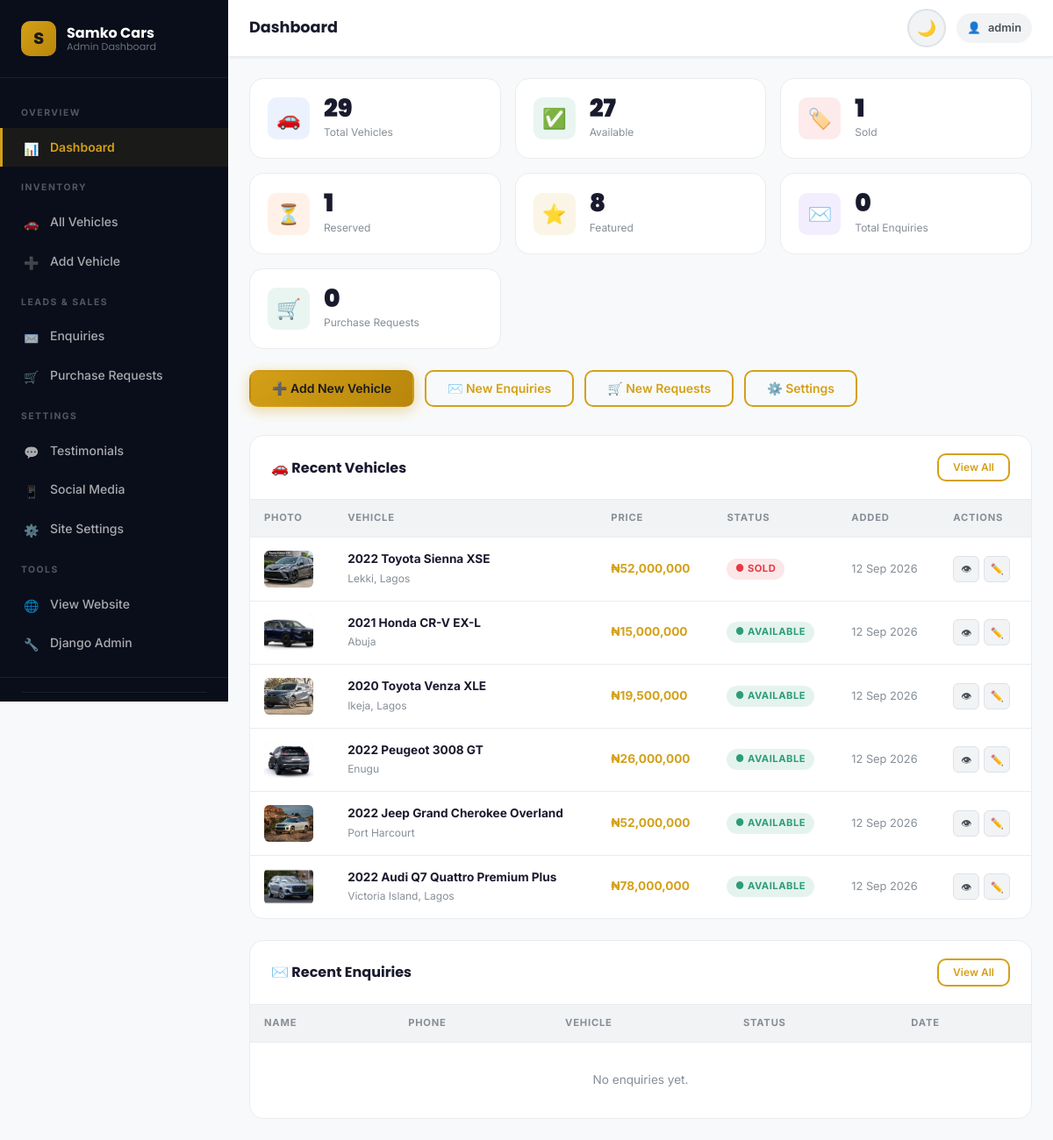
Page /admin-panel/ (signed in) on the committed database.
### apps/cars/models.py (models this page shows, shortened)
class Car(models.Model):
    CONDITION_CHOICES = [
        ('foreign_used', 'Foreign Used (Tokunbo)'),
        ('nigerian_used', 'Nigerian Used'),
        ('brand_new', 'Brand New'),
    ]
    TRANSMISSION_CHOICES = [
        ('automatic', 'Automatic'),
        ('manual', 'Manual'),
        ('cvt', 'CVT'),
        ('other', 'Other'),
    ]
    FUEL_CHOICES = [
        ('petrol', 'Petrol'),
        ('diesel', 'Diesel'),
        ('hybrid', 'Hybrid'),
        ('electric', 'Electric'),
    ]
    BODY_CHOICES = [
        ('suv', 'SUV'),
        ('sedan', 'Sedan'),
        ('coupe', 'Coupe'),
        ('pickup', 'Pickup Truck'),
        ('hatchback', 'Hatchback'),
        ('convertible', 'Convertible'),
        ('van', 'Van / Minivan'),
        ('wagon', 'Station Wagon'),
    ]
    STATUS_CHOICES = [
        ('available', 'Available'),
        ('reserved', 'Reserved'),
        ('sold', 'Sold'),
    ]
    make = models.CharField(max_length=80, db_index=True)
    model = models.CharField(max_length=100, db_index=True)
    year = models.PositiveIntegerField(db_index=True)
    price = models.DecimalField(max_digits=14, decimal_places=2, db_index=True, help_text="Price in Nigerian Naira (₦)")
    mileage = models.PositiveIntegerField(help_text="Mileage in Kilometers (km)", db_index=True)
    condition = models.CharField(max_length=30, choices=CONDITION_CHOICES, default='foreign_used', db_index=True)
    transmission = models.CharField(max_length=30, choices=TRANSMISSION_CHOICES, default='automatic', db_index=True)
    fuel_type = models.CharField(max_length=30, choices=FUEL_CHOICES, default='petrol', db_index=True)
    body_type = models.CharField(max_length=30, choices=BODY_CHOICES, default='suv', db_index=True)
    engine = models.CharField(max_length=100, default="3.5L V6", help_text="e.g. 2.5L 4-Cylinder, 3.5L V6, 5.7L V8")
    exterior_color = models.CharField(max_length=60, default="Black")
    interior_color = models.CharField(max_length=60, default="Black Leather")
    location = models.CharField(max_length=120, default="Lekki, Lagos", db_index=True)
    status = models.CharField(max_length=20, choices=STATUS_CHOICES, default='available', db_index=True)
    is_featured = models.BooleanField(default=False, db_index=True)
    is_active = models.BooleanField(default=True, db_index=True)
    description = models.TextField(blank=True)
    vin = models.CharField(max_length=50, blank=True, verbose_name="VIN / Chassis No")
    features = models.ManyToManyField(Feature, blank=True, related_name='cars')
    slug = models.SlugField(max_length=255, unique=True, blank=True)
    created_at = models.DateTimeField(auto_now_add=True, db_index=True)
    updated_at = models.DateTimeField(auto_now=True)
    class Meta:
        ordering = ['-created_at']
        indexes = [
            models.Index(fields=['make', 'model']),
            models.Index(fields=['status', 'is_active']),
            models.Index(fields=['price', 'year']),
        ]
    def __str__(self):
        return f"{self.year} {self.make} {self.model}"
    def get_absolute_url(self):
        return reverse('cars:detail', kwargs={'pk': self.pk})
    @property
    def formatted_price(self):
        try:
            return f"₦{int(self.price):,}"
        except (ValueError, TypeError):
            return f"₦{self.price}"
    def get_cover_image(self):
        cover = self.images.filter(is_cover=True).first()
        if not cover:
            cover = self.images.first()
        return cover

class CarImage(models.Model):
    car = models.ForeignKey(Car, on_delete=models.CASCADE, related_name='images')
    image = models.ImageField(upload_to='cars/%Y/%m/')
    is_cover = models.BooleanField(default=False)
    order = models.PositiveIntegerField(default=0)
    caption = models.CharField(max_length=150, blank=True)
    created_at = models.DateTimeField(auto_now_add=True)
    class Meta:
        ordering = ['-is_cover', 'order', 'id']

### apps/admin_panel/views.py (the view)
# urls.py: path('', views.dashboard_view, name='dashboard'),
@staff_required
def dashboard_view(request):
    total_vehicles = Car.objects.count()
    available_vehicles = Car.objects.filter(status='available').count()
    sold_vehicles = Car.objects.filter(status='sold').count()
    reserved_vehicles = Car.objects.filter(status='reserved').count()
    featured_vehicles = Car.objects.filter(is_featured=True).count()
    total_enquiries = Enquiry.objects.count()
    new_enquiries = Enquiry.objects.filter(status='new').count()
    total_purchases = PurchaseRequest.objects.count()
    new_purchases = PurchaseRequest.objects.filter(status='new').count()
    recent_cars = Car.objects.prefetch_related('images').order_by('-created_at')[:6]
    recent_enquiries = Enquiry.objects.order_by('-created_at')[:5]
    recent_purchases = PurchaseRequest.objects.prefetch_related('car').order_by('-created_at')[:5]
    context = {
        'total_vehicles': total_vehicles,
        'available_vehicles': available_vehicles,
        'sold_vehicles': sold_vehicles,
        'reserved_vehicles': reserved_vehicles,
        'featured_vehicles': featured_vehicles,
        'total_enquiries': total_enquiries,
        'new_enquiries': new_enquiries,
        'total_purchases': total_purchases,
        'new_purchases': new_purchases,
        'recent_cars': recent_cars,
        'recent_enquiries': recent_enquiries,
        'recent_purchases': recent_purchases,
    }
    return render(request, 'admin_panel/dashboard.html', context)

### templates/admin_panel/dashboard.html (shortened to what this page needs)
{% extends 'admin_panel/base_admin.html' %}
{% load static humanize %}
{% block page_title %}Dashboard{% endblock %}
{% block content %}
<div class="metric-cards">
  <div class="metric-card">
    <div class="metric-icon blue">🚗</div>
    <div>
      <div class="metric-value">{{ total_vehicles }}</div>
      <div class="metric-label">Total Vehicles</div>
    </div>
  </div>
  <div class="metric-card">
    <div class="metric-icon green">✅</div>
    <div>
      <div class="metric-value">{{ available_vehicles }}</div>
      <div class="metric-label">Available</div>
    </div>
  </div>
  <div class="metric-card">
    <div class="metric-icon red">🏷️</div>
    <div>
      <div class="metric-value">{{ sold_vehicles }}</div>
      <div class="metric-label">Sold</div>
    </div>
  </div>
  <div class="metric-card">
    <div class="metric-icon orange">⏳</div>
    <div>
      <div class="metric-value">{{ reserved_vehicles }}</div>
      <div class="metric-label">Reserved</div>
    </div>
  </div>
  <div class="metric-card">
    <div class="metric-icon gold">⭐</div>
    <div>
      <div class="metric-value">{{ featured_vehicles }}</div>
      <div class="metric-label">Featured</div>
    </div>
  </div>
  <div class="metric-card">
    <div class="metric-icon purple">✉️</div>
    <div>
      <div class="metric-value">{{ total_enquiries }}</div>
      <div class="metric-label">Total Enquiries</div>
    </div>
  </div>
  <div class="metric-card">
    <div class="metric-icon green">🛒</div>
    <div>
      <div class="metric-value">{{ total_purchases }}</div>
      <div class="metric-label">Purchase Requests</div>
    </div>
  </div>
</div>
<div style="display:flex;flex-wrap:wrap;gap:0.75rem;margin-bottom:2rem">
  <a href="{% url 'admin_panel:car_add' %}" class="btn btn-primary">➕ Add New Vehicle</a>
  <a href="{% url 'admin_panel:enquiries' %}?status=new" class="btn btn-outline">
    ✉️ New Enquiries
  </a>
  <a href="{% url 'admin_panel:purchases' %}?status=new" class="btn btn-outline">
    🛒 New Requests
  </a>
  <a href="{% url 'admin_panel:settings' %}" class="btn btn-outline">⚙️ Settings</a>
</div>
<div style="display:grid;grid-template-columns:1fr;gap:1.5rem">
  <div class="admin-table-wrap">
    <div class="admin-table-head">
      <h2>🚗 Recent Vehicles</h2>
      <a href="{% url 'admin_panel:car_list' %}" class="btn btn-outline btn-sm">View All</a>
    </div>
    <div class="admin-table-responsive">
      <table class="admin-table">
        <thead>
          <tr>
            <th>Photo</th>
            <th>Vehicle</th>
            <th>Price</th>
            <th>Status</th>
            <th>Added</th>
            <th>Actions</th>
          </tr>
        </thead>
        <tbody>
          {% for car in recent_cars %}
          <tr>
            <td>
              {% with car.get_cover_image as img %}
              {% if img %}
                <img src="{{ img.image.url }}" alt="{{ car }}" class="table-thumb" onerror="this.onerror=null;this.src='/static/images/car-fallback.svg'">
              {% else %}
                <div class="table-thumb" style="display:flex;align-items:center;justify-content:center;font-size:1.5rem;background:var(--bg-surface-3)">🚗</div>
              {% endif %}
              {% endwith %}
            </td>
            <td>
              <span class="table-car-name">{{ car.year }} {{ car.make }} {{ car.model }}</span>
              <span class="table-car-sub">{{ car.location }}</span>
            </td>
            <td style="font-weight:700;color:var(--color-primary)">{{ car.formatted_price }}</td>
            <td>
              {% if car.status == 'available' %}<span class="status-pill status-available">● Available</span>
              {% elif car.status == 'reserved' %}<span class="status-pill status-reserved">● Reserved</span>
              {% else %}<span class="status-pill status-sold">● Sold</span>{% endif %}
            </td>
            <td style="font-size:0.8rem;color:var(--text-muted)">{{ car.created_at|date:"d M Y" }}</td>
            <td>
              <div class="action-buttons">
                <a href="{{ car.get_absolute_url }}" class="action-btn" title="View on website" target="_blank">👁</a>
                <a href="{% url 'admin_panel:car_edit' car.pk %}" class="action-btn" title="Edit">✏️</a>
              </div>
            </td>
          </tr>
          {% empty %}
          <tr><td colspan="6" style="text-align:center;padding:2rem;color:var(--text-muted)">No vehicles yet. <a href="{% url 'admin_panel:car_add' %}">Add your first vehicle →</a></td></tr>
          {% endfor %}
        </tbody>
      </table>
    </div>
  </div>
  <div class="admin-table-wrap">
    <div class="admin-table-head">
      <h2>✉️ Recent Enquiries</h2>
      <a href="{% url 'admin_panel:enquiries' %}" class="btn btn-outline btn-sm">View All</a>
    </div>
    <div class="admin-table-responsive">
      <table class="admin-table">
        <thead>
          <tr><th>Name</th><th>Phone</th><th>Vehicle</th><th>Status</th><th>Date</th></tr>
        </thead>
        <tbody>
          {% for enq in recent_enquiries %}
          <tr>
            <td style="font-weight:600">{{ enq.name }}</td>
            <td>{{ enq.phone }}</td>
            <td style="font-size:0.8rem">{{ enq.car|default:"General" }}</td>
            <td><span class="status-pill {% if enq.status == 'new' %}status-new{% elif enq.status == 'contacted' %}status-reserved{% else %}status-available{% endif %}">{{ enq.get_status_display }}</span></td>
            <td style="font-size:0.8rem;color:var(--text-muted)">{{ enq.created_at|date:"d M" }}</td>
          </tr>
          {% empty %}
          <tr><td colspan="5" style="text-align:center;padding:2rem;color:var(--text-muted)">No enquiries yet.</td></tr>
          {% endfor %}
        </tbody>
      </table>
    </div>
  </div>
</div>
{% endblock %}

### templates/admin_panel/base_admin.html (shortened to what this page needs)
{% load static %}<!DOCTYPE html>
<html lang="en" data-theme="light">
<head>
  <link rel="stylesheet" href="{% static 'css/style.css' %}">
  <link rel="stylesheet" href="{% static 'css/admin.css' %}">
</head>
<body>
<div class="admin-layout">
  <aside id="admin-sidebar" class="admin-sidebar" role="navigation" aria-label="Admin navigation">
    <div class="sidebar-header">
      <div class="sidebar-logo">S</div>
      <div class="sidebar-brand-name">
        Samko Cars
        <small>Admin Dashboard</small>
      </div>
    </div>
    <nav class="sidebar-nav" aria-label="Main admin navigation">
      <div class="sidebar-section-label">Overview</div>
      <a href="{% url 'admin_panel:dashboard' %}" class="sidebar-link {% if request.resolver_match.url_name == 'dashboard' %}active{% endif %}">
        <span class="icon">📊</span> Dashboard
      </a>
      <div class="sidebar-section-label" style="margin-top:0.5rem">Inventory</div>
      <a href="{% url 'admin_panel:car_list' %}" class="sidebar-link {% if 'car' in request.resolver_match.url_name and request.resolver_match.url_name != 'car_add' %}active{% endif %}">
        <span class="icon">🚗</span> All Vehicles
      </a>
      <a href="{% url 'admin_panel:car_add' %}" class="sidebar-link {% if request.resolver_match.url_name == 'car_add' %}active{% endif %}">
        <span class="icon">➕</span> Add Vehicle
      </a>
      <div class="sidebar-section-label" style="margin-top:0.5rem">Leads & Sales</div>
      <a href="{% url 'admin_panel:enquiries' %}" class="sidebar-link {% if request.resolver_match.url_name == 'enquiries' %}active{% endif %}">
        <span class="icon">✉️</span> Enquiries
      </a>
      <a href="{% url 'admin_panel:purchases' %}" class="sidebar-link {% if request.resolver_match.url_name == 'purchases' %}active{% endif %}">
        <span class="icon">🛒</span> Purchase Requests
      </a>
      <div class="sidebar-section-label" style="margin-top:0.5rem">Settings</div>
      <a href="{% url 'admin_panel:testimonials' %}" class="sidebar-link {% if request.resolver_match.url_name == 'testimonials' %}active{% endif %}">
        <span class="icon">💬</span> Testimonials
      </a>
      <a href="{% url 'admin_panel:social' %}" class="sidebar-link {% if request.resolver_match.url_name == 'social' %}active{% endif %}">
        <span class="icon">📱</span> Social Media
      </a>
      <a href="{% url 'admin_panel:settings' %}" class="sidebar-link {% if request.resolver_match.url_name == 'settings' %}active{% endif %}">
        <span class="icon">⚙️</span> Site Settings
      </a>
      <div class="sidebar-section-label" style="margin-top:0.5rem">Tools</div>
      <a href="{% url 'core:home' %}" target="_blank" class="sidebar-link">
        <span class="icon">🌐</span> View Website
      </a>
      <a href="{% url 'admin:index' %}" target="_blank" class="sidebar-link">
        <span class="icon">🔧</span> Django Admin
      </a>
    </nav>
    <div class="sidebar-footer">
      <div style="padding:0.5rem 0;border-top:1px solid rgba(255,255,255,0.07);margin-bottom:0.5rem">
        <div style="font-size:0.75rem;color:rgba(255,255,255,0.4);margin-bottom:0.25rem">Signed in as</div>
      </div>
    </div>
  </aside>
  <div class="admin-main">
    <header class="admin-topbar">
      <div style="display:flex;align-items:center;gap:0.75rem">
        <h1>{% block page_title %}Dashboard{% endblock %}</h1>
      </div>
      <div class="admin-topbar-actions">
        <button id="theme-toggle" class="theme-toggle" type="button" aria-label="Toggle theme">🌙</button>
        <div class="admin-user-badge">
          <span>👤</span>
          <span>{{ request.user.get_full_name|default:request.user.username }}</span>
        </div>
      </div>
    </header>
    <div class="admin-content">
      {% block content %}{% endblock %}
    </div>
  </div>
</div>
</body>
</html>

### rows in the picture
Car: get_cover_image.image (picture), year "2022", make "Toyota", model "Sienna XSE", location "Lekki, Lagos", formatted_price "₦52,000,000", status "● SOLD", created_at "12 Sep 2026"
Car: get_cover_image.image (picture), year "2021", make "Honda", model "CR-V EX-L", location "Abuja", formatted_price "₦15,000,000", status "● AVAILABLE", created_at "12 Sep 2026"
Car: get_cover_image.image (picture), year "2020", make "Toyota", model "Venza XLE", location "Ikeja, Lagos", formatted_price "₦19,500,000", status "● AVAILABLE", created_at "12 Sep 2026"
Car: get_cover_image.image (picture), year "2022", make "Peugeot", model "3008 GT", location "Enugu", formatted_price "₦26,000,000", status "● AVAILABLE", created_at "12 Sep 2026"
Car: get_cover_image.image (picture), year "2022", make "Jeep", model "Grand Cherokee Overland", location "Port Harcourt", formatted_price "₦52,000,000", status "● AVAILABLE", created_at "12 Sep 2026"
Car: get_cover_image.image (picture), year "2022", make "Audi", model "Q7 Quattro Premium Plus", location "Victoria Island, Lagos", formatted_price "₦78,000,000", status "● AVAILABLE", created_at "12 Sep 2026"

### other values in the picture
{{ request.user.get_full_name|default:request.user.username }} "admin"
{{ total_vehicles }} "29"
{{ available_vehicles }} "27"
{{ sold_vehicles }} "1"
{{ reserved_vehicles }} "1"
{{ featured_vehicles }} "8"
{{ total_enquiries }} "0"
{{ total_purchases }} "0"
